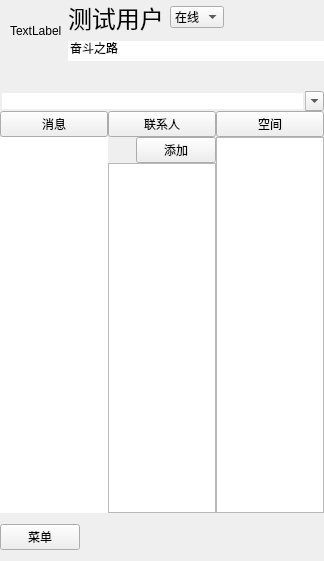
<?xml version="1.0" encoding="UTF-8"?>
<ui version="4.0">
 <class>FriendList</class>
 <widget class="QWidget" name="FriendList">
  <property name="geometry">
   <rect>
    <x>0</x>
    <y>0</y>
    <width>324</width>
    <height>561</height>
   </rect>
  </property>
  <property name="windowTitle">
   <string>FriendList</string>
  </property>
  <layout class="QGridLayout" name="gridLayout_7">
   <property name="leftMargin">
    <number>0</number>
   </property>
   <property name="topMargin">
    <number>0</number>
   </property>
   <property name="rightMargin">
    <number>0</number>
   </property>
   <property name="bottomMargin">
    <number>0</number>
   </property>
   <property name="spacing">
    <number>0</number>
   </property>
   <item row="1" column="0" colspan="3">
    <layout class="QGridLayout" name="gridLayout_5">
     <property name="spacing">
      <number>0</number>
     </property>
     <item row="0" column="0">
      <widget class="QPushButton" name="BtnMessage">
       <property name="text">
        <string>消息</string>
       </property>
       <property name="checkable">
        <bool>true</bool>
       </property>
       <property name="autoRepeat">
        <bool>true</bool>
       </property>
       <property name="autoExclusive">
        <bool>true</bool>
       </property>
      </widget>
     </item>
     <item row="0" column="1">
      <widget class="QPushButton" name="BtnFriend">
       <property name="text">
        <string>联系人</string>
       </property>
       <property name="checkable">
        <bool>true</bool>
       </property>
       <property name="autoRepeat">
        <bool>true</bool>
       </property>
       <property name="autoExclusive">
        <bool>true</bool>
       </property>
      </widget>
     </item>
     <item row="0" column="2">
      <widget class="QPushButton" name="BtnSpace">
       <property name="text">
        <string>空间</string>
       </property>
       <property name="checkable">
        <bool>true</bool>
       </property>
       <property name="autoRepeat">
        <bool>true</bool>
       </property>
       <property name="autoExclusive">
        <bool>true</bool>
       </property>
      </widget>
     </item>
    </layout>
   </item>
   <item row="4" column="0" colspan="3">
    <widget class="QWidget" name="widget" native="true">
     <property name="sizePolicy">
      <sizepolicy hsizetype="Preferred" vsizetype="Fixed">
       <horstretch>0</horstretch>
       <verstretch>0</verstretch>
      </sizepolicy>
     </property>
     <layout class="QGridLayout" name="gridLayout">
      <property name="leftMargin">
       <number>0</number>
      </property>
      <property name="rightMargin">
       <number>0</number>
      </property>
      <item row="0" column="1">
       <spacer name="horizontalSpacer_3">
        <property name="orientation">
         <enum>Qt::Horizontal</enum>
        </property>
        <property name="sizeHint" stdset="0">
         <size>
          <width>40</width>
          <height>20</height>
         </size>
        </property>
       </spacer>
      </item>
      <item row="0" column="0">
       <widget class="QPushButton" name="BtnMenu">
        <property name="text">
         <string>菜单</string>
        </property>
        <property name="iconSize">
         <size>
          <width>20</width>
          <height>20</height>
         </size>
        </property>
       </widget>
      </item>
     </layout>
    </widget>
   </item>
   <item row="2" column="1">
    <widget class="QWidget" name="widget_3" native="true">
     <layout class="QGridLayout" name="gridLayout_8">
      <property name="leftMargin">
       <number>0</number>
      </property>
      <property name="topMargin">
       <number>0</number>
      </property>
      <property name="rightMargin">
       <number>0</number>
      </property>
      <property name="bottomMargin">
       <number>0</number>
      </property>
      <property name="spacing">
       <number>0</number>
      </property>
      <item row="0" column="0">
       <layout class="QGridLayout" name="gridLayout_4">
        <property name="spacing">
         <number>0</number>
        </property>
        <item row="0" column="0">
         <spacer name="horizontalSpacer_2">
          <property name="orientation">
           <enum>Qt::Horizontal</enum>
          </property>
          <property name="sizeHint" stdset="0">
           <size>
            <width>40</width>
            <height>20</height>
           </size>
          </property>
         </spacer>
        </item>
        <item row="0" column="1">
         <widget class="QPushButton" name="BtnAdd">
          <property name="text">
           <string>添加</string>
          </property>
          <property name="icon">
           <iconset>
            <normaloff>../x64/Data/Image/Add.png</normaloff>../x64/Data/Image/Add.png</iconset>
          </property>
          <property name="iconSize">
           <size>
            <width>16</width>
            <height>16</height>
           </size>
          </property>
         </widget>
        </item>
       </layout>
      </item>
     </layout>
    </widget>
   </item>
   <item row="0" column="0" colspan="3">
    <widget class="QWidget" name="widget_2" native="true">
     <property name="sizePolicy">
      <sizepolicy hsizetype="Preferred" vsizetype="Fixed">
       <horstretch>0</horstretch>
       <verstretch>0</verstretch>
      </sizepolicy>
     </property>
     <layout class="QGridLayout" name="gridLayout_6">
      <property name="leftMargin">
       <number>0</number>
      </property>
      <property name="topMargin">
       <number>0</number>
      </property>
      <property name="rightMargin">
       <number>0</number>
      </property>
      <property name="bottomMargin">
       <number>0</number>
      </property>
      <property name="verticalSpacing">
       <number>0</number>
      </property>
      <item row="0" column="0">
       <layout class="QGridLayout" name="gridLayout_3">
        <property name="bottomMargin">
         <number>30</number>
        </property>
        <item row="0" column="1">
         <layout class="QGridLayout" name="gridLayout_2">
          <item row="1" column="1">
           <widget class="QLineEdit" name="lineEdit">
            <property name="text">
             <string>奋斗之路</string>
            </property>
            <property name="frame">
             <bool>false</bool>
            </property>
           </widget>
          </item>
          <item row="0" column="1">
           <layout class="QHBoxLayout" name="horizontalLayout">
            <item>
             <widget class="QLabel" name="labUserName">
              <property name="font">
               <font>
                <pointsize>18</pointsize>
               </font>
              </property>
              <property name="text">
               <string>测试用户</string>
              </property>
             </widget>
            </item>
            <item>
             <widget class="QComboBox" name="ComState">
              <item>
               <property name="text">
                <string>在线</string>
               </property>
              </item>
              <item>
               <property name="text">
                <string>隐身</string>
               </property>
              </item>
              <item>
               <property name="text">
                <string>勿扰</string>
               </property>
              </item>
             </widget>
            </item>
            <item>
             <spacer name="horizontalSpacer">
              <property name="orientation">
               <enum>Qt::Horizontal</enum>
              </property>
              <property name="sizeHint" stdset="0">
               <size>
                <width>40</width>
                <height>20</height>
               </size>
              </property>
             </spacer>
            </item>
           </layout>
          </item>
          <item row="0" column="0" rowspan="2">
           <widget class="QLabel" name="LabImage">
            <property name="text">
             <string>TextLabel</string>
            </property>
           </widget>
          </item>
         </layout>
        </item>
        <item row="0" column="0">
         <spacer name="horizontalSpacer_4">
          <property name="orientation">
           <enum>Qt::Horizontal</enum>
          </property>
          <property name="sizeType">
           <enum>QSizePolicy::Minimum</enum>
          </property>
          <property name="sizeHint" stdset="0">
           <size>
            <width>10</width>
            <height>20</height>
           </size>
          </property>
         </spacer>
        </item>
       </layout>
      </item>
      <item row="1" column="0">
       <widget class="QComboBox" name="comboBox">
        <property name="editable">
         <bool>true</bool>
        </property>
        <property name="frame">
         <bool>false</bool>
        </property>
       </widget>
      </item>
     </layout>
    </widget>
   </item>
   <item row="2" column="0" rowspan="2">
    <widget class="QListWidget" name="listV_Message">
     <property name="frameShape">
      <enum>QFrame::NoFrame</enum>
     </property>
     <property name="frameShadow">
      <enum>QFrame::Raised</enum>
     </property>
     <property name="lineWidth">
      <number>1</number>
     </property>
     <property name="midLineWidth">
      <number>0</number>
     </property>
    </widget>
   </item>
   <item row="2" column="2" rowspan="2">
    <widget class="QListWidget" name="list_Space">
     <property name="frameShadow">
      <enum>QFrame::Raised</enum>
     </property>
    </widget>
   </item>
   <item row="3" column="1">
    <widget class="QTreeWidget" name="Friend_List">
     <property name="columnCount">
      <number>1</number>
     </property>
     <attribute name="headerVisible">
      <bool>false</bool>
     </attribute>
     <column>
      <property name="text">
       <string notr="true">1</string>
      </property>
     </column>
    </widget>
   </item>
  </layout>
 </widget>
 <layoutdefault spacing="6" margin="11"/>
 <resources/>
 <connections/>
</ui>
